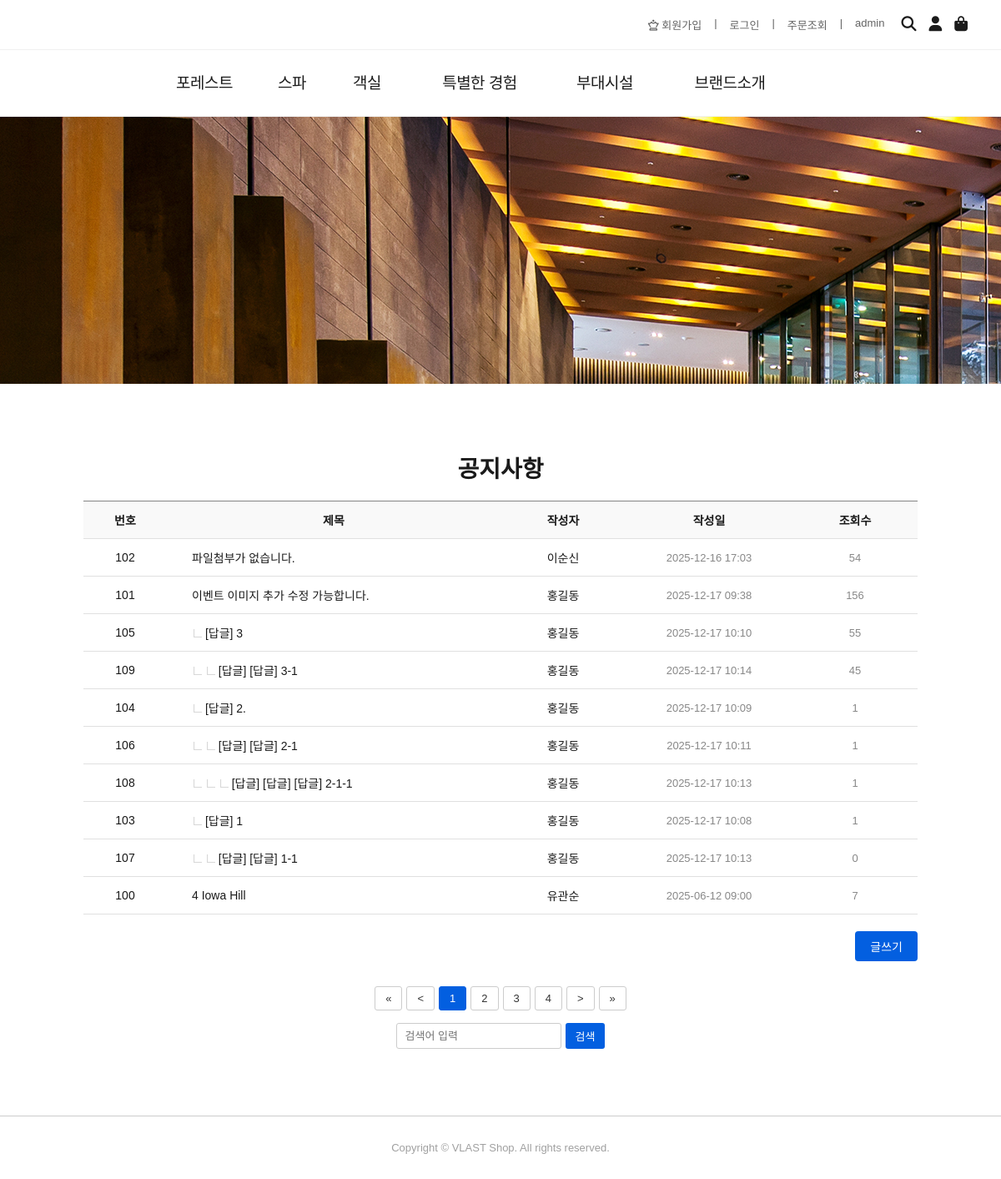
Before: /board/list/ with the older database file.
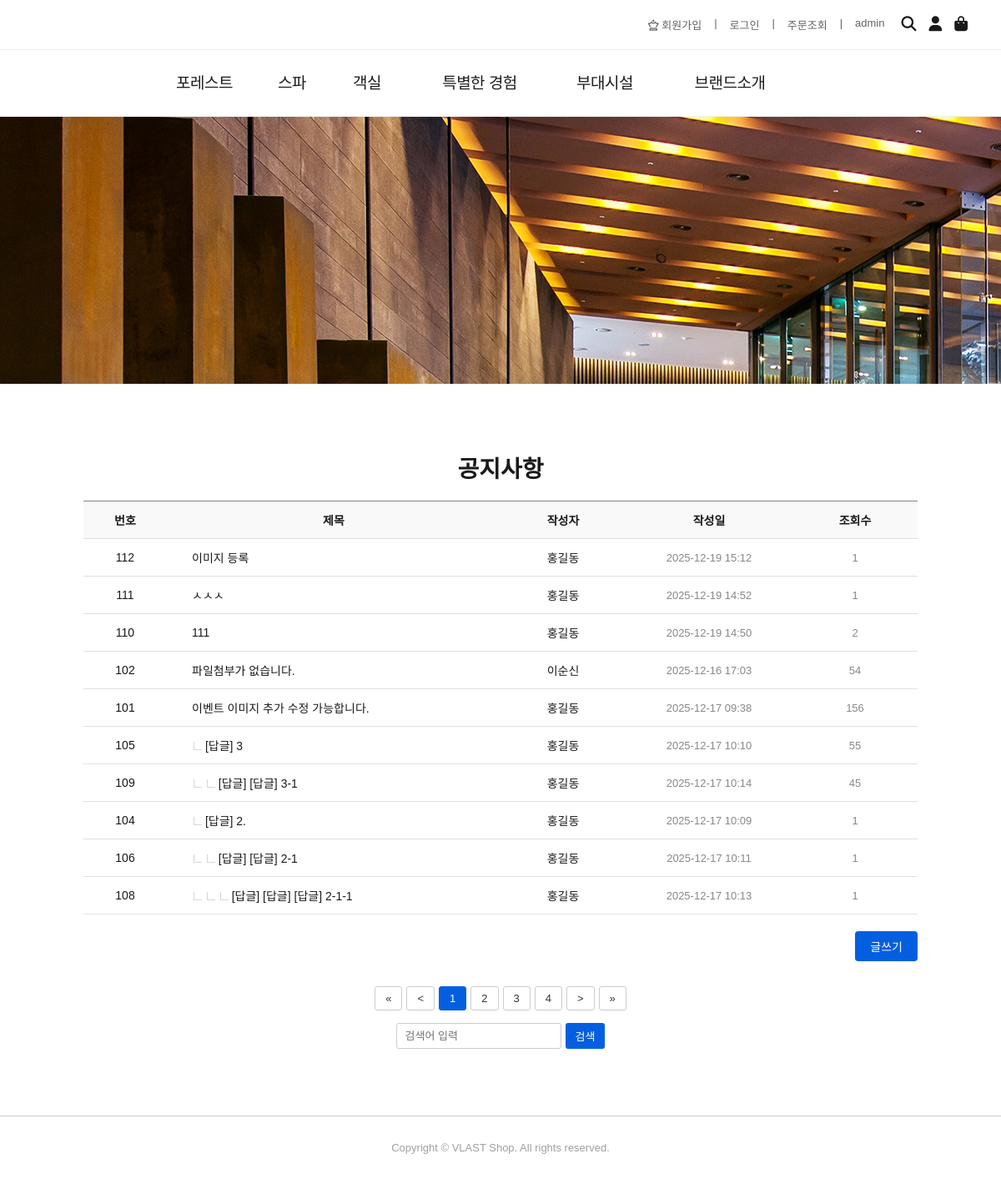
After: the same page with the newer database file.
### board/models.py (models this page shows, shortened)
class Board(models.Model):
    bno = models.AutoField(primary_key=True)
    btitle = models.CharField(max_length=1000)
    bcontent = models.TextField()
    member = models.ForeignKey(Member,on_delete=models.SET_NULL,null=True)
    bgroup = models.IntegerField(default=0)
    bstep = models.IntegerField(default=0)
    bindent = models.IntegerField(default=0)
    bhit = models.IntegerField(default=0) #조회수
    bfile = models.FileField(default='',null=True)
    bdate = models.DateTimeField(auto_now=True)

### member/models.py (models this page shows, shortened)
class Member(models.Model):
    id = models.CharField(max_length=50,primary_key=True)
    pw = models.CharField(max_length=100)
    name = models.CharField(max_length=50)
    phone = models.CharField(max_length=13,default='010-0000-0000')
    gender = models.CharField(max_length=10,default='남자')
    hobby = models.CharField(max_length=100,default='게임')
    mdate = models.DateTimeField(auto_now=True)

### board/views.py (the view)
# urls.py: path('list/', views.list, name='list'),
def list(request):
    qs = Board.objects.all().order_by('-bgroup','bstep')
    paginator = Paginator(qs,10)  # 101 -> 11
    page = int(request.GET.get('page',1))
    list_qs = paginator.get_page(page) # 1page -> 게시글 10개를 전달
    context = {'list':list_qs,'page':page}
    return render(request,'board/list.html',context)

### board/templates/board/list.html (shortened to what this page needs)
{% extends "base.html" %}
{% block css-block %}
<link rel='stylesheet' href='/static/css/list.css'>
{% endblock css-block %}
{% block body-block %}
  <div class="board-container">
    <div class="board-title">공지사항</div>
    <table class="board-table">
      <colgroup>
        <col width='10%'>
        <col width='*'>
        <col width='15%'>
        <col width='20%'>
        <col width='15%'>
      </colgroup>
      <thead>
        <tr>
          <th>번호</th>
          <th>제목</th>
          <th>작성자</th>
          <th>작성일</th>
          <th>조회수</th>
        </tr>
      </thead>
      <tbody>
        {% if list %}
          {% for b in list  %}
            <tr>
              <td>{{b.bno}}</td>
              <td class="title">
                <a href="/board/view/{{b.bno}}/">
                  {% for i in ''|rjust:b.bindent %}
                  <img src='/static/images/icon_reply.292031fe.png' style='width:10px;margin-left:2px;' >
                  {% endfor %}
                  {{b.btitle}}
                </a>
              </td>
              <td>{{b.member.name}}</td>
              <td class="date">{{b.bdate|date:'Y-m-d H:i'}}</td>
              <td class="views">{{b.bhit}}</td>
            </tr>
          {% endfor %}
        {% else %}
          <tr>
            <td colspan='5'>데이터가 없습니다.</td>
          </tr>
        {% endif %}
      </tbody>
    </table>
    <div class="write-box">
      <a href="/board/write/" class="write-btn">글쓰기</a>
    </div>
    <div class="board-footer" >
        <div class="pagination">
            {% if list.has_previous  %}
              <a href="/board/list/?page=1">&laquo;</a>
              <a href="/board/list/?page={{list.previous_page_number}}">&lt;</a>
            {% else %}
              <a>&laquo;</a>
              <a>&lt;</a>
            {% endif %}
            {% for p in list.paginator.page_range  %}
               {% if p >= list.number|add:'-3' and p <= list.number|add:'3' %}
                  {% if p == list.number %}
                      <a class="active">{{p}}</a>
                  {% else %}
                      <a href="/board/list/?page={{p}}">{{p}}</a>
                  {% endif %}
               {% endif %}
            {% endfor %}
            {% if list.has_next  %}
              <a href="/board/list/?page={{list.next_page_number}}">&gt;</a>
              <a href="/board/list/?page={{list.paginator.num_pages}}">&raquo;</a>
            {% else %}
              <a>&gt;</a>
              <a>&raquo;</a>
            {% endif %}
        </div>
        <div class="search-box">
            <input type="text" placeholder="검색어 입력">
            <button>검색</button>
        </div>
    </div>
  </div>
{% endblock body-block %}

Changed rows visible on the page:
no longer on this page (row unchanged): Board: bno "103", bindent 1 (drawn), btitle "[답글] 1", member.name "홍길동", bdate "2025-12-17 10:08", bhit "1"
no longer on this page (row unchanged): Board: bno "107", bindent 2 (drawn), btitle "[답글] [답글] 1-1", member.name "홍길동", bdate "2025-12-17 10:13", bhit "0"
no longer on this page (row unchanged): Board: bno "100", btitle "4 Iowa Hill", member.name "유관순", bdate "2025-06-12 09:00", bhit "7"
added Board: bno "112", btitle "이미지 등록", member.name "홍길동", bdate "2025-12-19 15:12", bhit "1"
added Board: bno "111", btitle "ㅅㅅㅅ", member.name "홍길동", bdate "2025-12-19 14:52", bhit "1"
added Board: bno "110", btitle "111", member.name "홍길동", bdate "2025-12-19 14:50", bhit "2"
